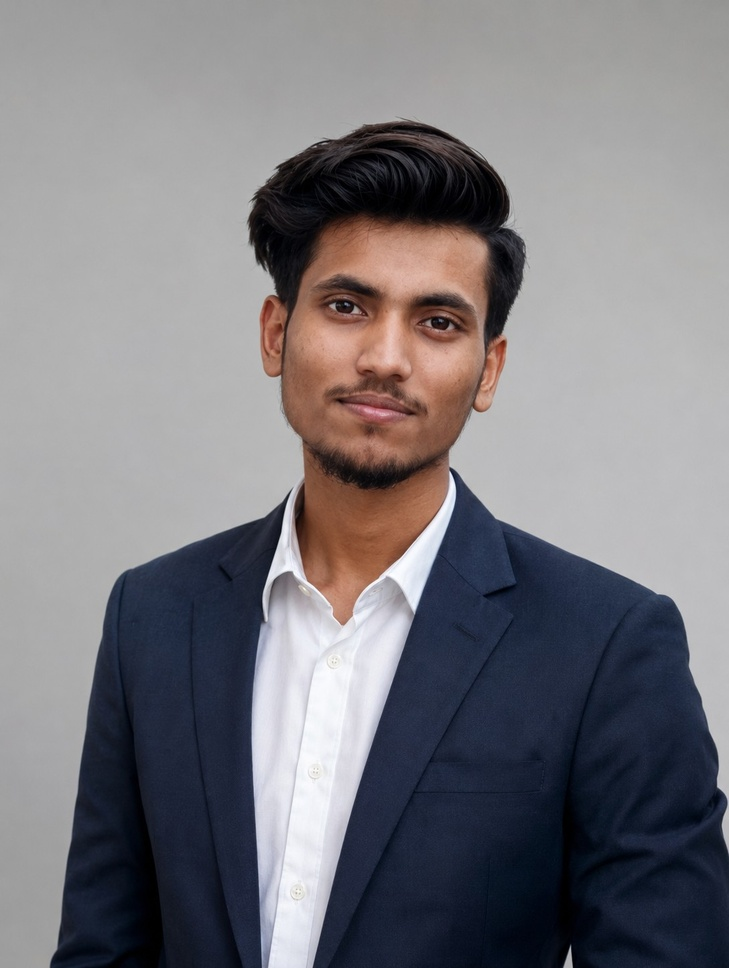
#> input picture 15_Frequency_HPF/input.jpg, 729 x 968 px, shrunk from 1088 x 1445 before the run
$ python program.py
#> lines starting #> are read from the running program, lines starting #| are printed output that depends on the picture
"""
Program 15: Frequency-Domain High-Pass Filtering
Creates and applies a high-pass mask that suppresses the central
low-frequency region and preserves higher-frequency content, then
performs the inverse operations to reconstruct the filtered image.
"""

import cv2
import numpy as np

# Read image and convert to grayscale
img = cv2.imread("input.jpg")
#> img is the input picture: shape (968, 729, 3); mean B, G, R 125.5, 120.8, 122.7
gray = cv2.cvtColor(img, cv2.COLOR_BGR2GRAY)
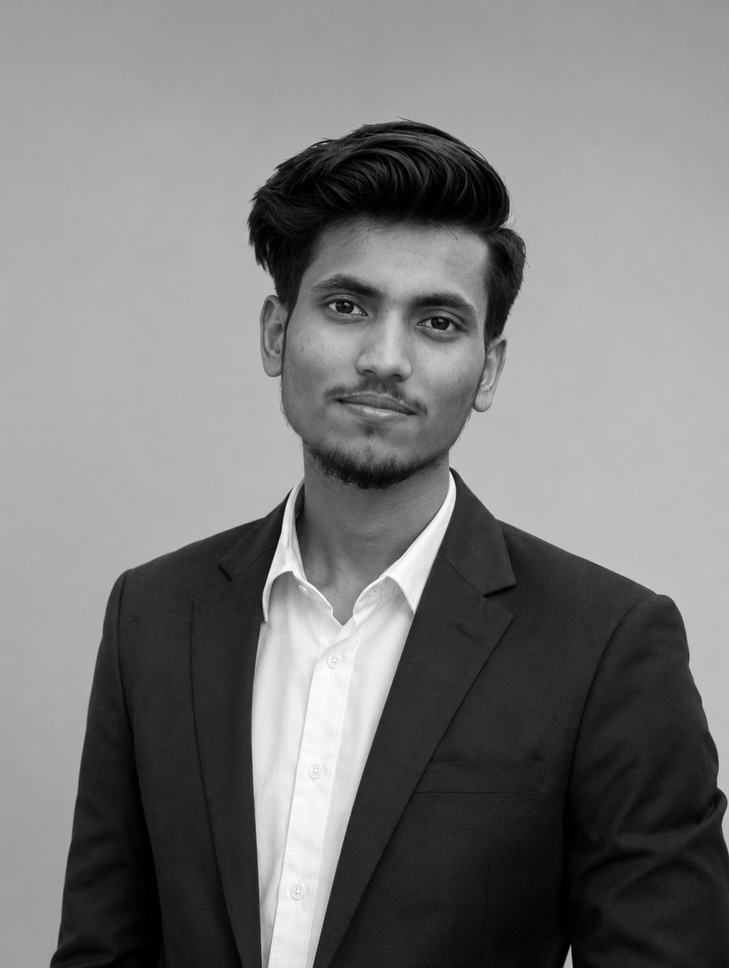
#> gray: shape (968, 729); min 0, max 255, mean 121.9
rows, cols = gray.shape
#> rows = 968; cols = 729
crow, ccol = rows // 2, cols // 2
#> crow = 484; ccol = 364

# Compute the DFT and shift low frequencies to the center
gray_float = np.float32(gray)
dft = cv2.dft(gray_float, flags=cv2.DFT_COMPLEX_OUTPUT)
dft_shifted = np.fft.fftshift(dft)

# Create a high-pass mask: start with all-ones (keep everything),
# then block out a central circular region (removes low frequencies,
# keeps high frequencies / edges and fine detail).
mask = np.ones((rows, cols, 2), np.uint8)
radius = 40
cv2.circle(mask, (ccol, crow), radius, (0, 0), -1)

# Apply the mask to the shifted DFT
filtered_dft = dft_shifted * mask

# Inverse shift and inverse DFT to reconstruct the spatial-domain image
inverse_shifted = np.fft.ifftshift(filtered_dft)
reconstructed = cv2.idft(inverse_shifted)
reconstructed = cv2.magnitude(reconstructed[:, :, 0], reconstructed[:, :, 1])
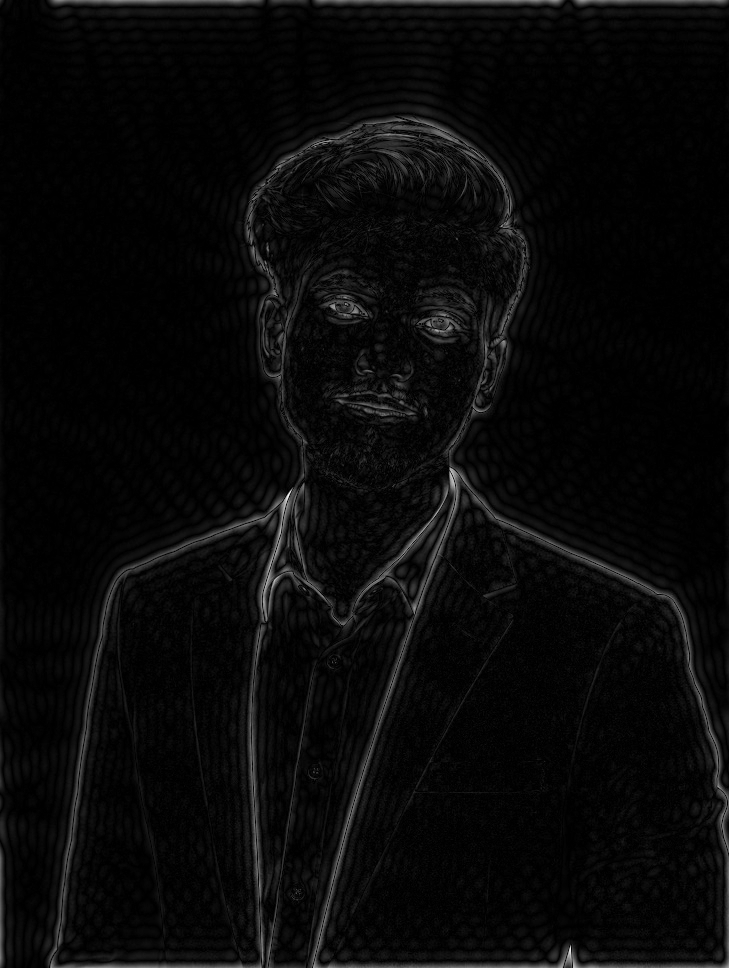
#> reconstructed: shape (968, 729) float32; min 4.7, max 102608784, mean 3801479.5; drawn with min black and max white

# Normalize for saving as a viewable image
reconstructed = cv2.normalize(reconstructed, None, 0, 255, cv2.NORM_MINMAX)
reconstructed = np.uint8(reconstructed)

# Save the reconstructed high-pass filtered output
cv2.imwrite("output.png", reconstructed)

print("High-pass filter applied with blocked radius:", radius)
